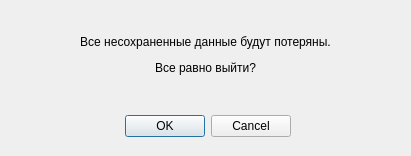
<?xml version="1.0" encoding="UTF-8"?>
<ui version="4.0">
 <class>Dialog</class>
 <widget class="QDialog" name="Dialog">
  <property name="geometry">
   <rect>
    <x>0</x>
    <y>0</y>
    <width>411</width>
    <height>156</height>
   </rect>
  </property>
  <property name="windowTitle">
   <string>Dialog</string>
  </property>
  <widget class="QDialogButtonBox" name="buttonBox">
   <property name="geometry">
    <rect>
     <x>120</x>
     <y>110</y>
     <width>171</width>
     <height>32</height>
    </rect>
   </property>
   <property name="orientation">
    <enum>Qt::Horizontal</enum>
   </property>
   <property name="standardButtons">
    <set>QDialogButtonBox::Cancel|QDialogButtonBox::Ok</set>
   </property>
  </widget>
  <widget class="QLabel" name="label">
   <property name="geometry">
    <rect>
     <x>45</x>
     <y>30</y>
     <width>321</width>
     <height>51</height>
    </rect>
   </property>
   <property name="text">
    <string>&lt;html&gt;&lt;head/&gt;&lt;body&gt;&lt;p align=&quot;center&quot;&gt;Все несохраненные данные будут потеряны.&lt;/p&gt;&lt;p align=&quot;center&quot;&gt;Все равно выйти?&lt;/p&gt;&lt;/body&gt;&lt;/html&gt;</string>
   </property>
  </widget>
 </widget>
 <resources/>
 <connections>
  <connection>
   <sender>buttonBox</sender>
   <signal>accepted()</signal>
   <receiver>Dialog</receiver>
   <slot>accept()</slot>
   <hints>
    <hint type="sourcelabel">
     <x>248</x>
     <y>254</y>
    </hint>
    <hint type="destinationlabel">
     <x>157</x>
     <y>274</y>
    </hint>
   </hints>
  </connection>
  <connection>
   <sender>buttonBox</sender>
   <signal>rejected()</signal>
   <receiver>Dialog</receiver>
   <slot>reject()</slot>
   <hints>
    <hint type="sourcelabel">
     <x>316</x>
     <y>260</y>
    </hint>
    <hint type="destinationlabel">
     <x>286</x>
     <y>274</y>
    </hint>
   </hints>
  </connection>
 </connections>
</ui>
